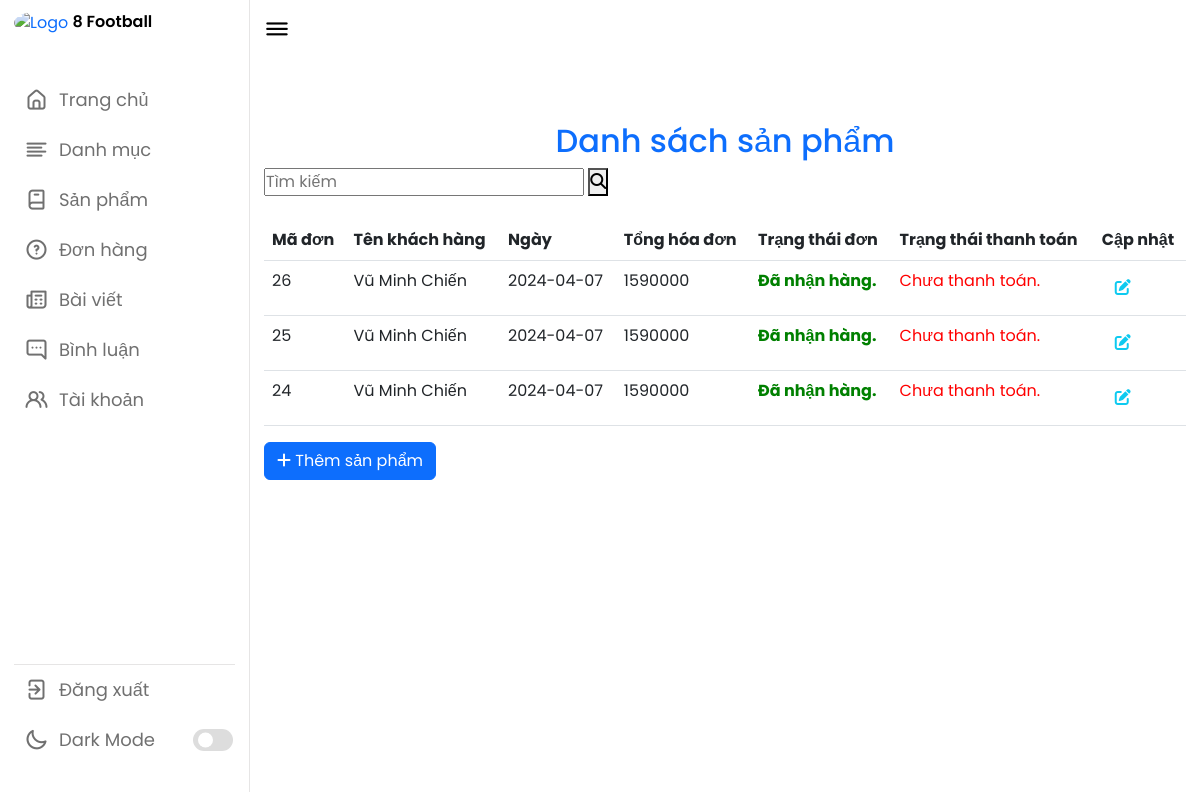
The app's page /admin/index.php?act=list-carts with its own data.
### tables this page shows
CREATE TABLE `bill` (
  `id_bill` int(11) NOT NULL,
  `ngaydat` date NOT NULL,
  `pttt` int(11) NOT NULL COMMENT '	1. thanh toán trực tiếp 2. thanh toán qr momo 3. thanh toan atm momo',
  `tongbill` int(11) NOT NULL,
  `trangthai` int(11) NOT NULL COMMENT '0.Chờ xác nhận 1.Đã xác nhận 2.Đang chuẩn bị hàng 3.Đang giao hàng 4.Đã nhận hàng 5.Đơn hàng bị hủy',
  `trangthaitt` int(11) NOT NULL COMMENT '0.Chưa thanh toán; 1.Đã thanh toán',
  `id_user` int(11) NOT NULL
);

CREATE TABLE `user` (
  `id_user` int(11) NOT NULL,
  `name_user` varchar(255) NOT NULL,
  `gender` varchar(50) NOT NULL,
  `avatar` varchar(255) NOT NULL,
  `email` varchar(255) NOT NULL,
  `sdt` int(11) NOT NULL,
  `diachi` varchar(255) NOT NULL,
  `password` varchar(255) NOT NULL,
  `role` varchar(50) NOT NULL DEFAULT 'Client'
);

### model/pdo.php (called while the page is built, shortened)
<?php
function pdo_get_connection()
{
    $dburl = "mysql:host=localhost;dbname=playmobile;charset=utf8";
    $username = 'root';
    $password = '';
    $conn = new PDO($dburl, $username, $password);
    $conn->setAttribute(PDO::ATTR_ERRMODE, PDO::ERRMODE_EXCEPTION);
    return $conn;
}
function pdo_query($sql)
{
    $sql_args = array_slice(func_get_args(), 1);
    try {
        $conn = pdo_get_connection();
        $stmt = $conn->prepare($sql);
        $stmt->execute($sql_args);
        $rows = $stmt->fetchAll();
        return $rows;
    } catch (PDOException $e) {
        throw $e;
    } finally {
        unset($conn);
    }
}

### model/bill.php (called while the page is built, shortened)
<?php
function loadBill(){
    $sql = "SELECT * FROM `bill` as bi
    INNER JOIN `user` as us
    ON bi.id_user = us.id_user
    ORDER BY id_bill DESC";
    $resutl = pdo_query($sql);
    return $resutl;
}
?>

### admin/order/list.php (the view)
<br>
<br>
<br>
<br>
<h2 class="text-center text-primary mt-3">Danh sách sản phẩm</h2>
<form class="price-slider-amount" method="POST" action="?act=search">
   <div class="label-input">
      <input type="text" name="content" placeholder="Tìm kiếm" />
      <button class="filter-btn" name="search" type="submit"><i class="fa-solid fa-magnifying-glass"></i></button>
   </div>
</form>
<table class="table mt-4">
     <thead>
     <tr>
          <th scope="col">Mã đơn</th>
          <th scope="col">Tên khách hàng</th>
          <th scope="col">Ngày</th>
          <th scope="col">Tổng hóa đơn</th>
          <th scope="col">Trạng thái đơn</th>
          <th scope="col">Trạng thái thanh toán</th>
          <th scope="col">Cập nhật</th>
     </tr>
     </thead>
     <tbody>
       <?php foreach($bill as $bi){
        extract($bi);
        ?>
         <tr>
            <td> <?=$id_bill?> </td>
            <td> <?=$name_user?> </td>
            <td> <?=$ngaydat?> </td>
            <td> <?=$tongbill?> </td>
            <td>  <?php
                                                if ($trangthai == 0) {
                                                    echo "Chờ xác nhận.";
                                                } else if ($trangthai == 1) {
                                                    echo "Đã xác nhận.";
                                                } else if ($trangthai == 2) {
                                                    echo "Đang chuẩn bị hàng.";
                                                } else if ($trangthai == 3) {
                                                    echo "Đang giao hàng.";
                                                } else if ($trangthai == 4) {
                                                    echo '<b style="color: green;">Đã nhận hàng.</b>';
                                                } else if ($trangthai == 5) {
                                                    echo '<div style="color: red;">Đơn hàng bị hủy.</div>';
                                                }
                                                ?> </td>
            <td>  <?php
                                                if ($trangthaitt == 0) {
                                                    echo '<div style="color: red;">Chưa thanh toán.</div>';
                                                } else if ($trangthaitt == 1) {
                                                    echo '<b style="color: green;">Đã thanh toán.</b>';
                                                }
                                                ?></td>
            <td> <button class="btn"><a href="?act=view-bill-admin&id_bill=<?=$id_bill?>"><i class="fa-solid fa-pen-to-square text-info"></i></a></button> </td>
        </tr>
        <?php } ?>
     </tbody>
</table>
<a href="index.php?act=add-product" class="btn btn-primary"> <i class="fa-solid fa-plus"></i> Thêm sản phẩm</a>

### public/index.css (style rules this page uses)
* { margin: 0; padding: 0; box-sizing: border-box; font-family: 'Poppins', sans-serif; }
:root { --primary-color: #0E4BF1; --panel-color: #FFF; --text-color: #000; --black-light-color: #707070; --border-color: #e6e5e5; --toggle-color: #DDD; --box1-color: #4DA3FF; --box2-color: #FFE6AC; --box3-color: #E7D1FC; --title-icon-color: #fff; --button-text-color: #3A3B3C; --button-hover-text-color: #FFF; --button-bg-color: #FFF; --tran-05: all 0.5s ease; --tran-03: all 0.3s ease; --tran-03: all 0.2s ease; }
body { min-height: 100vh; background-color: var(--primary-color); }

### records on screen
bill: id_bill "26", id_user.name_user "Vũ Minh Chiến", ngaydat "2024-04-07", tongbill "1590000", trangthai "Đã nhận hàng.", trangthaitt "Chưa thanh toán."
bill: id_bill "25", id_user.name_user "Vũ Minh Chiến", ngaydat "2024-04-07", tongbill "1590000", trangthai "Đã nhận hàng.", trangthaitt "Chưa thanh toán."
bill: id_bill "24", id_user.name_user "Vũ Minh Chiến", ngaydat "2024-04-07", tongbill "1590000", trangthai "Đã nhận hàng.", trangthaitt "Chưa thanh toán."
